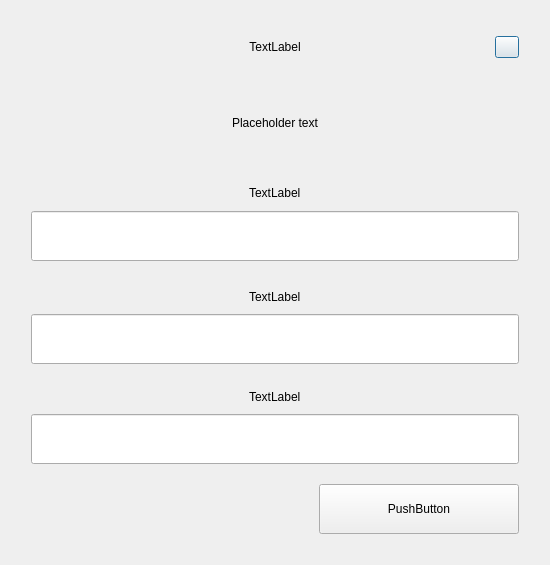
<?xml version="1.0" encoding="UTF-8"?>
<ui version="4.0">
 <class>AskPassphraseDialog</class>
 <widget class="QDialog" name="AskPassphraseDialog">
  <property name="geometry">
   <rect>
    <x>0</x>
    <y>0</y>
    <width>550</width>
    <height>565</height>
   </rect>
  </property>
  <property name="sizePolicy">
   <sizepolicy hsizetype="Preferred" vsizetype="Minimum">
    <horstretch>0</horstretch>
    <verstretch>0</verstretch>
   </sizepolicy>
  </property>
  <property name="minimumSize">
   <size>
    <width>550</width>
    <height>0</height>
   </size>
  </property>
  <property name="maximumSize">
   <size>
    <width>550</width>
    <height>16777215</height>
   </size>
  </property>
  <property name="windowTitle">
   <string>Passphrase Dialog</string>
  </property>
  <layout class="QVBoxLayout" name="verticalLayout">
   <item>
    <widget class="QWidget" name="left" native="true">
     <property name="styleSheet">
      <string notr="true"/>
     </property>
     <layout class="QVBoxLayout" name="left_3">
      <property name="spacing">
       <number>20</number>
      </property>
      <property name="leftMargin">
       <number>20</number>
      </property>
      <property name="topMargin">
       <number>20</number>
      </property>
      <property name="rightMargin">
       <number>20</number>
      </property>
      <property name="bottomMargin">
       <number>20</number>
      </property>
      <item>
       <layout class="QHBoxLayout" name="horizontalLayout_3" stretch="0,0">
        <property name="spacing">
         <number>0</number>
        </property>
        <item>
         <widget class="QWidget" name="widget" native="true">
          <property name="styleSheet">
           <string notr="true">padding-left:24px;</string>
          </property>
          <layout class="QVBoxLayout" name="verticalLayoutTitle">
           <property name="spacing">
            <number>5</number>
           </property>
           <item alignment="Qt::AlignHCenter">
            <widget class="QLabel" name="labelTitle">
             <property name="text">
              <string>TextLabel</string>
             </property>
             <property name="alignment">
              <set>Qt::AlignCenter</set>
             </property>
            </widget>
           </item>
          </layout>
         </widget>
        </item>
        <item>
         <widget class="QPushButton" name="btnEsc">
          <property name="maximumSize">
           <size>
            <width>24</width>
            <height>16777215</height>
           </size>
          </property>
          <property name="text">
           <string/>
          </property>
         </widget>
        </item>
       </layout>
      </item>
      <item alignment="Qt::AlignHCenter|Qt::AlignVCenter">
       <widget class="QLabel" name="warningLabel">
        <property name="sizePolicy">
         <sizepolicy hsizetype="Expanding" vsizetype="Expanding">
          <horstretch>0</horstretch>
          <verstretch>0</verstretch>
         </sizepolicy>
        </property>
        <property name="minimumSize">
         <size>
          <width>400</width>
          <height>0</height>
         </size>
        </property>
        <property name="text">
         <string notr="true">Placeholder text</string>
        </property>
        <property name="textFormat">
         <enum>Qt::RichText</enum>
        </property>
        <property name="alignment">
         <set>Qt::AlignCenter</set>
        </property>
        <property name="wordWrap">
         <bool>true</bool>
        </property>
       </widget>
      </item>
      <item>
       <layout class="QHBoxLayout" name="horizontalLayout_6" stretch="2">
        <property name="spacing">
         <number>0</number>
        </property>
        <item>
         <layout class="QVBoxLayout" name="verticalLayout_7">
          <property name="spacing">
           <number>5</number>
          </property>
          <item alignment="Qt::AlignHCenter">
           <widget class="QLabel" name="passLabel1">
            <property name="minimumSize">
             <size>
              <width>0</width>
              <height>20</height>
             </size>
            </property>
            <property name="maximumSize">
             <size>
              <width>16777215</width>
              <height>20</height>
             </size>
            </property>
            <property name="text">
             <string>TextLabel</string>
            </property>
           </widget>
          </item>
          <item>
           <widget class="QWidget" name="layoutEdit" native="true">
            <layout class="QHBoxLayout" name="horizontalLayout">
             <property name="spacing">
              <number>0</number>
             </property>
             <property name="leftMargin">
              <number>0</number>
             </property>
             <property name="topMargin">
              <number>0</number>
             </property>
             <property name="rightMargin">
              <number>0</number>
             </property>
             <property name="bottomMargin">
              <number>0</number>
             </property>
             <item>
              <widget class="QLineEdit" name="passEdit1">
               <property name="minimumSize">
                <size>
                 <width>0</width>
                 <height>50</height>
                </size>
               </property>
               <property name="maximumSize">
                <size>
                 <width>16777215</width>
                 <height>50</height>
                </size>
               </property>
               <property name="echoMode">
                <enum>QLineEdit::Password</enum>
               </property>
              </widget>
             </item>
            </layout>
           </widget>
          </item>
         </layout>
        </item>
       </layout>
      </item>
      <item>
       <layout class="QVBoxLayout" name="verticalLayout_9">
        <property name="spacing">
         <number>5</number>
        </property>
        <item alignment="Qt::AlignHCenter">
         <widget class="QLabel" name="passLabel2">
          <property name="text">
           <string>TextLabel</string>
          </property>
         </widget>
        </item>
        <item>
         <widget class="QWidget" name="layoutEdit2" native="true">
          <layout class="QHBoxLayout" name="horizontalLayout_2">
           <property name="spacing">
            <number>0</number>
           </property>
           <property name="leftMargin">
            <number>0</number>
           </property>
           <property name="topMargin">
            <number>0</number>
           </property>
           <property name="rightMargin">
            <number>0</number>
           </property>
           <property name="bottomMargin">
            <number>0</number>
           </property>
           <item>
            <widget class="QLineEdit" name="passEdit2">
             <property name="minimumSize">
              <size>
               <width>0</width>
               <height>50</height>
              </size>
             </property>
             <property name="maximumSize">
              <size>
               <width>16777215</width>
               <height>50</height>
              </size>
             </property>
             <property name="echoMode">
              <enum>QLineEdit::Password</enum>
             </property>
             <property name="alignment">
              <set>Qt::AlignLeading|Qt::AlignLeft|Qt::AlignVCenter</set>
             </property>
            </widget>
           </item>
          </layout>
         </widget>
        </item>
       </layout>
      </item>
      <item>
       <layout class="QVBoxLayout" name="verticalLayout_10">
        <property name="spacing">
         <number>5</number>
        </property>
        <item alignment="Qt::AlignHCenter">
         <widget class="QLabel" name="passLabel3">
          <property name="text">
           <string>TextLabel</string>
          </property>
         </widget>
        </item>
        <item>
         <widget class="QLineEdit" name="passEdit3">
          <property name="minimumSize">
           <size>
            <width>0</width>
            <height>50</height>
           </size>
          </property>
          <property name="maximumSize">
           <size>
            <width>16777215</width>
            <height>50</height>
           </size>
          </property>
          <property name="echoMode">
           <enum>QLineEdit::Password</enum>
          </property>
          <property name="alignment">
           <set>Qt::AlignLeading|Qt::AlignLeft|Qt::AlignVCenter</set>
          </property>
         </widget>
        </item>
       </layout>
      </item>
      <item>
       <layout class="QHBoxLayout" name="horizontalLayout_7">
        <item>
         <spacer name="horizontalSpacer">
          <property name="orientation">
           <enum>Qt::Horizontal</enum>
          </property>
          <property name="sizeHint" stdset="0">
           <size>
            <width>40</width>
            <height>20</height>
           </size>
          </property>
         </spacer>
        </item>
        <item>
         <widget class="QLabel" name="passWarningLabel">
          <property name="font">
           <font>
            <weight>75</weight>
            <bold>true</bold>
           </font>
          </property>
          <property name="text">
           <string/>
          </property>
          <property name="alignment">
           <set>Qt::AlignLeading|Qt::AlignLeft|Qt::AlignVCenter</set>
          </property>
         </widget>
        </item>
        <item>
         <spacer name="horizontalSpacer_5">
          <property name="orientation">
           <enum>Qt::Horizontal</enum>
          </property>
          <property name="sizeType">
           <enum>QSizePolicy::Expanding</enum>
          </property>
          <property name="sizeHint" stdset="0">
           <size>
            <width>40</width>
            <height>20</height>
           </size>
          </property>
         </spacer>
        </item>
        <item>
         <widget class="QPushButton" name="pushButtonOk">
          <property name="minimumSize">
           <size>
            <width>200</width>
            <height>50</height>
           </size>
          </property>
          <property name="maximumSize">
           <size>
            <width>200</width>
            <height>50</height>
           </size>
          </property>
          <property name="text">
           <string>PushButton</string>
          </property>
         </widget>
        </item>
       </layout>
      </item>
     </layout>
    </widget>
   </item>
  </layout>
 </widget>
 <resources/>
 <connections/>
</ui>
